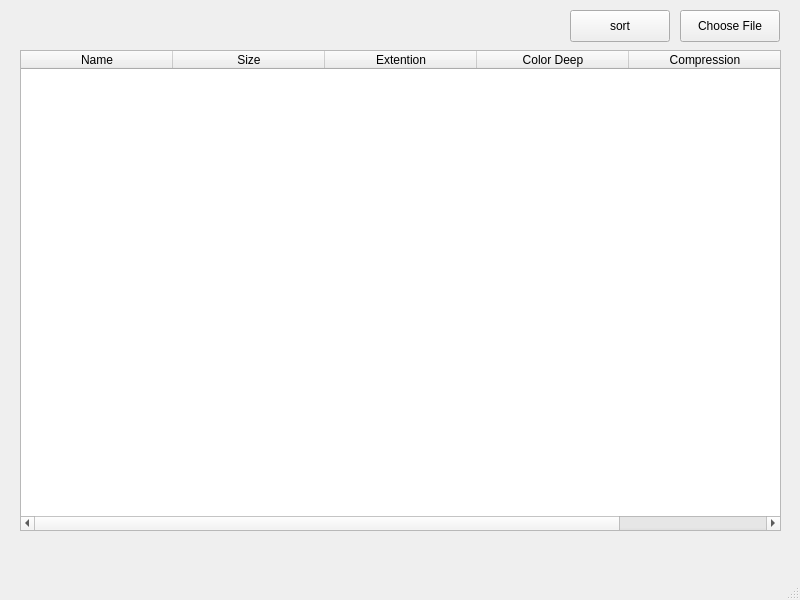
<?xml version="1.0" encoding="UTF-8"?>
<ui version="4.0">
 <class>MainWindow</class>
 <widget class="QMainWindow" name="MainWindow">
  <property name="geometry">
   <rect>
    <x>0</x>
    <y>0</y>
    <width>800</width>
    <height>600</height>
   </rect>
  </property>
  <property name="windowTitle">
   <string>MainWindow</string>
  </property>
  <widget class="QWidget" name="centralwidget">
   <widget class="QTableWidget" name="table">
    <property name="enabled">
     <bool>true</bool>
    </property>
    <property name="geometry">
     <rect>
      <x>20</x>
      <y>50</y>
      <width>761</width>
      <height>481</height>
     </rect>
    </property>
    <attribute name="horizontalHeaderVisible">
     <bool>true</bool>
    </attribute>
    <attribute name="horizontalHeaderCascadingSectionResizes">
     <bool>true</bool>
    </attribute>
    <attribute name="horizontalHeaderMinimumSectionSize">
     <number>20</number>
    </attribute>
    <attribute name="horizontalHeaderDefaultSectionSize">
     <number>152</number>
    </attribute>
    <attribute name="horizontalHeaderHighlightSections">
     <bool>true</bool>
    </attribute>
    <column>
     <property name="text">
      <string>Name</string>
     </property>
    </column>
    <column>
     <property name="text">
      <string>Size</string>
     </property>
    </column>
    <column>
     <property name="text">
      <string>Extention</string>
     </property>
    </column>
    <column>
     <property name="text">
      <string>Color Deep</string>
     </property>
    </column>
    <column>
     <property name="text">
      <string>Compression</string>
     </property>
    </column>
   </widget>
   <widget class="QPushButton" name="ChooseFileButton">
    <property name="geometry">
     <rect>
      <x>680</x>
      <y>10</y>
      <width>100</width>
      <height>32</height>
     </rect>
    </property>
    <property name="text">
     <string>Choose File</string>
    </property>
   </widget>
   <widget class="QPushButton" name="pushButton">
    <property name="geometry">
     <rect>
      <x>570</x>
      <y>10</y>
      <width>100</width>
      <height>32</height>
     </rect>
    </property>
    <property name="text">
     <string>sort</string>
    </property>
   </widget>
  </widget>
  <widget class="QMenuBar" name="menubar">
   <property name="geometry">
    <rect>
     <x>0</x>
     <y>0</y>
     <width>800</width>
     <height>24</height>
    </rect>
   </property>
  </widget>
  <widget class="QStatusBar" name="statusbar"/>
 </widget>
 <resources/>
 <connections/>
</ui>
